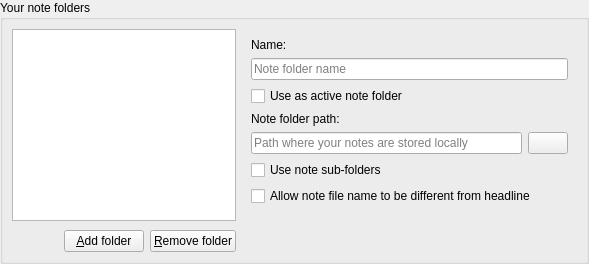
           <widget class="QWidget" name="noteFoldersPage">
            <layout class="QGridLayout" name="gridLayout_19">
             <property name="leftMargin">
              <number>0</number>
             </property>
             <property name="topMargin">
              <number>0</number>
             </property>
             <property name="rightMargin">
              <number>0</number>
             </property>
             <property name="bottomMargin">
              <number>0</number>
             </property>
             <item row="0" column="0">
              <widget class="QGroupBox" name="groupBox_13">
               <property name="title">
                <string>Your note folders</string>
               </property>
               <layout class="QGridLayout" name="gridLayout_21">
                <item row="0" column="0">
                 <widget class="QFrame" name="noteFolderSelectFrame">
                  <property name="sizePolicy">
                   <sizepolicy hsizetype="Preferred" vsizetype="Preferred">
                    <horstretch>2</horstretch>
                    <verstretch>0</verstretch>
                   </sizepolicy>
                  </property>
                  <property name="frameShape">
                   <enum>QFrame::NoFrame</enum>
                  </property>
                  <property name="frameShadow">
                   <enum>QFrame::Raised</enum>
                  </property>
                  <layout class="QGridLayout" name="gridLayout_20">
                   <property name="leftMargin">
                    <number>0</number>
                   </property>
                   <property name="topMargin">
                    <number>0</number>
                   </property>
                   <property name="rightMargin">
                    <number>0</number>
                   </property>
                   <property name="bottomMargin">
                    <number>0</number>
                   </property>
                   <property name="spacing">
                    <number>9</number>
                   </property>
                   <item row="0" column="0">
                    <widget class="NoteFolderListWidget" name="noteFolderListWidget">
                     <property name="sizePolicy">
                      <sizepolicy hsizetype="Expanding" vsizetype="Expanding">
                       <horstretch>2</horstretch>
                       <verstretch>0</verstretch>
                      </sizepolicy>
                     </property>
                     <property name="dragEnabled">
                      <bool>true</bool>
                     </property>
                     <property name="dragDropMode">
                      <enum>QAbstractItemView::InternalMove</enum>
                     </property>
                     <property name="defaultDropAction">
                      <enum>Qt::TargetMoveAction</enum>
                     </property>
                    </widget>
                   </item>
                   <item row="1" column="0">
                    <widget class="QFrame" name="frame">
                     <property name="frameShape">
                      <enum>QFrame::NoFrame</enum>
                     </property>
                     <property name="frameShadow">
                      <enum>QFrame::Plain</enum>
                     </property>
                     <layout class="QGridLayout" name="gridLayout_23">
                      <property name="leftMargin">
                       <number>0</number>
                      </property>
                      <property name="topMargin">
                       <number>0</number>
                      </property>
                      <property name="rightMargin">
                       <number>0</number>
                      </property>
                      <property name="bottomMargin">
                       <number>0</number>
                      </property>
                      <item row="0" column="1">
                       <widget class="QPushButton" name="noteFolderAddButton">
                        <property name="text">
                         <string>&amp;Add folder</string>
                        </property>
                        <property name="icon">
                         <iconset theme="folder-new" resource="../breeze-pkbsuite.qrc">
                          <normaloff>:/icons/breeze-pkbsuite/16x16/folder-new.svg</normaloff>:/icons/breeze-pkbsuite/16x16/folder-new.svg</iconset>
                        </property>
                       </widget>
                      </item>
                      <item row="0" column="0">
                       <spacer name="horizontalSpacer">
                        <property name="orientation">
                         <enum>Qt::Horizontal</enum>
                        </property>
                        <property name="sizeHint" stdset="0">
                         <size>
                          <width>40</width>
                          <height>20</height>
                         </size>
                        </property>
                       </spacer>
                      </item>
                      <item row="0" column="2">
                       <widget class="QPushButton" name="noteFolderRemoveButton">
                        <property name="text">
                         <string>&amp;Remove folder</string>
                        </property>
                        <property name="icon">
                         <iconset theme="edit-delete" resource="../breeze-pkbsuite.qrc">
                          <normaloff>:/icons/breeze-pkbsuite/16x16/edit-delete.svg</normaloff>:/icons/breeze-pkbsuite/16x16/edit-delete.svg</iconset>
                        </property>
                       </widget>
                      </item>
                     </layout>
                    </widget>
                   </item>
                  </layout>
                 </widget>
                </item>
                <item row="0" column="3">
                 <widget class="QFrame" name="noteFolderEditFrame">
                  <property name="sizePolicy">
                   <sizepolicy hsizetype="Preferred" vsizetype="Preferred">
                    <horstretch>3</horstretch>
                    <verstretch>0</verstretch>
                   </sizepolicy>
                  </property>
                  <property name="frameShape">
                   <enum>QFrame::NoFrame</enum>
                  </property>
                  <property name="frameShadow">
                   <enum>QFrame::Raised</enum>
                  </property>
                  <layout class="QGridLayout" name="gridLayout_22">
                   <item row="2" column="0" colspan="2">
                    <widget class="QCheckBox" name="noteFolderActiveCheckBox">
                     <property name="text">
                      <string>Use as active note folder</string>
                     </property>
                    </widget>
                   </item>
                   <item row="5" column="0" colspan="2">
                    <widget class="QCheckBox" name="noteFolderShowSubfoldersCheckBox">
                     <property name="toolTip">
                      <string>Be aware that the ownCloud notes app doesn't support sub-folders!</string>
                     </property>
                     <property name="text">
                      <string>Use note sub-folders</string>
                     </property>
                    </widget>
                   </item>
                   <item row="4" column="1">
                    <widget class="QPushButton" name="noteFolderLocalPathButton">
                     <property name="toolTip">
                      <string>Click here to select your local note path</string>
                     </property>
                     <property name="text">
                      <string/>
                     </property>
                     <property name="icon">
                      <iconset theme="document-open" resource="../breeze-pkbsuite.qrc">
                       <normaloff>:/icons/breeze-pkbsuite/16x16/document-open.svg</normaloff>:/icons/breeze-pkbsuite/16x16/document-open.svg</iconset>
                     </property>
                    </widget>
                   </item>
                   <item row="6" column="0" colspan="2">
                    <widget class="QCheckBox" name="allowDifferentNoteFileNameCheckBox">
                     <property name="toolTip">
                      <string>Allow the note file name to be different from the headline.&lt;br&gt;Beware that ownCloud Notes needs the file name to be the same as the headline!</string>
                     </property>
                     <property name="text">
                      <string>Allow note file name to be different from headline</string>
                     </property>
                    </widget>
                   </item>
                   <item row="3" column="0" colspan="2">
                    <widget class="QLabel" name="label_13">
                     <property name="text">
                      <string>Note folder path:</string>
                     </property>
                    </widget>
                   </item>
                   <item row="0" column="0" colspan="2">
                    <widget class="QLabel" name="label_12">
                     <property name="text">
                      <string>Name:</string>
                     </property>
                    </widget>
                   </item>
                   <item row="7" column="0" colspan="2">
                    <widget class="QFrame" name="noteFolderRemotePathTreeWidgetFrame">
                     <property name="frameShape">
                      <enum>QFrame::NoFrame</enum>
                     </property>
                     <property name="frameShadow">
                      <enum>QFrame::Raised</enum>
                     </property>
                     <layout class="QGridLayout" name="gridLayout_25">
                      <property name="leftMargin">
                       <number>0</number>
                      </property>
                      <property name="topMargin">
                       <number>0</number>
                      </property>
                      <property name="rightMargin">
                       <number>0</number>
                      </property>
                      <property name="bottomMargin">
                       <number>0</number>
                      </property>
                      <item row="0" column="0">
                       <widget class="QFrame" name="frame_3">
                        <property name="frameShape">
                         <enum>QFrame::NoFrame</enum>
                        </property>
                        <layout class="QGridLayout" name="gridLayout_26">
                         <property name="leftMargin">
                          <number>0</number>
                         </property>
                         <property name="topMargin">
                          <number>0</number>
                         </property>
                         <property name="rightMargin">
                          <number>0</number>
                         </property>
                         <property name="bottomMargin">
                          <number>0</number>
                         </property>
                        </layout>
                       </widget>
                      </item>
                     </layout>
                    </widget>
                   </item>
                   <item row="4" column="0">
                    <widget class="QLineEdit" name="noteFolderLocalPathLineEdit">
                     <property name="readOnly">
                      <bool>true</bool>
                     </property>
                     <property name="placeholderText">
                      <string>Path where your notes are stored locally</string>
                     </property>
                    </widget>
                   </item>
                   <item row="1" column="0" colspan="2">
                    <widget class="QLineEdit" name="noteFolderNameLineEdit">
                     <property name="toolTip">
                      <string>This name will be viewed in all the menus.</string>
                     </property>
                     <property name="text">
                      <string/>
                     </property>
                     <property name="placeholderText">
                      <string>Note folder name</string>
                     </property>
                     <property name="clearButtonEnabled">
                      <bool>true</bool>
                     </property>
                    </widget>
                   </item>
                   <item row="8" column="0">
                    <widget class="QFrame" name="noteFolderVerticalSpacerFrame">
                     <property name="frameShape">
                      <enum>QFrame::NoFrame</enum>
                     </property>
                     <property name="frameShadow">
                      <enum>QFrame::Raised</enum>
                     </property>
                     <layout class="QGridLayout" name="gridLayout_27">
                      <property name="leftMargin">
                       <number>0</number>
                      </property>
                      <property name="topMargin">
                       <number>0</number>
                      </property>
                      <property name="rightMargin">
                       <number>0</number>
                      </property>
                      <property name="bottomMargin">
                       <number>0</number>
                      </property>
                      <item row="0" column="0">
                       <spacer name="noteFolderVerticalSpacer">
                        <property name="orientation">
                         <enum>Qt::Vertical</enum>
                        </property>
                        <property name="sizeType">
                         <enum>QSizePolicy::Expanding</enum>
                        </property>
                        <property name="sizeHint" stdset="0">
                         <size>
                          <width>20</width>
                          <height>5</height>
                         </size>
                        </property>
                       </spacer>
                      </item>
                     </layout>
                    </widget>
                   </item>
                  </layout>
                 </widget>
                </item>
               </layout>
              </widget>
             </item>
            </layout>
           </widget>
